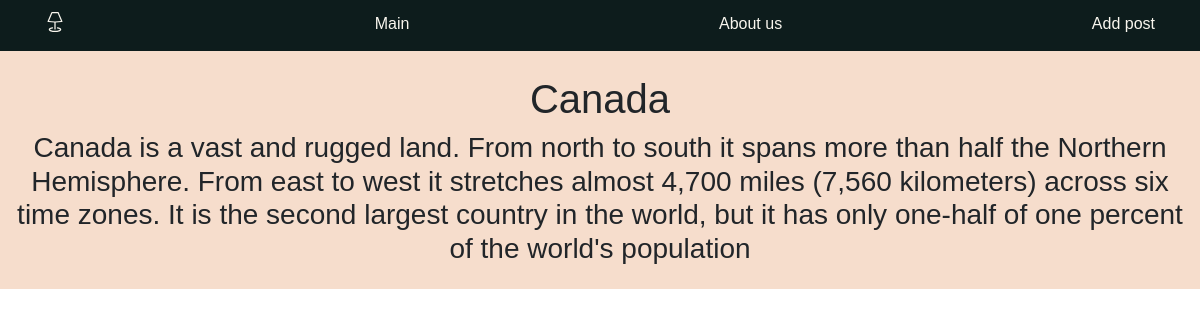
The app's page /post/4/ with its own data.
### siteapp/models.py (models this page shows, shortened)
class Countries(models.Model):
    title = models.CharField(max_length=255, verbose_name='Countrie')
    slug = models.SlugField(max_length=255, unique=True, db_index=True, verbose_name="URL")
    content = models.TextField(blank=True)
    photo = models.ImageField(
        upload_to="photos/%Y/%m/%d/",
        verbose_name="Photo Content",
    )
    time_create = models.DateTimeField(auto_now_add=True)
    time_update = models.DateTimeField(auto_now=True)
    is_published = models.BooleanField(default=True)
    class Meta:
        verbose_name_plural = "Countries"
        verbose_name = "Countrie"
        ordering = ['title', 'time_create']

### siteapp/views.py (the view)
# urls.py: path('post/<int:pk>/', views.show_post, name='post'),
def show_post(request, pk):
    post = get_object_or_404(Countries, pk=pk)
    context = {
        'post': post,
        'menu': menu,
        'title': post.title,
        'images': post.photo,
    }
    return render(request, 'siteapp/post.html', context=context)

### siteapp/templates/siteapp/post.html (shortened to what this page needs)
{% extends 'siteapp/layout.html' %}
{% load static %}
{% block css_editional %}
    <link rel="stylesheet" type="text/css" href="{% static 'siteapp/css/style.css' %}">
{% endblock %}
{% block content %}
    <p>
        <h1>{{ post.title }}</h1>
        <h3>{{ post.content }}</h3>
    </p>
{% endblock %}

### siteapp/static/siteapp/css/style.css (style rules this page uses)
html, body { margin: 0; width: 100%; height: 100%; font-family: 'Dosis', sans-serif; font-weight: 300; -webkit-user-select: none; -moz-user-select: none; -ms-user-select: none; user-select: none; }

### records on screen
Countries: title "Canada", content "Canada is a vast and rugged land. From north to south it spans more than half the Northern Hemisphere. From east to west it stretches almost 4,700 miles (7,560 kilometers) across six time zones. It is the second largest country in the world, but it has only one-half of one percent of the world's population"

### other values on screen
{{ m.title }} "Main" "About us" "Add post"
